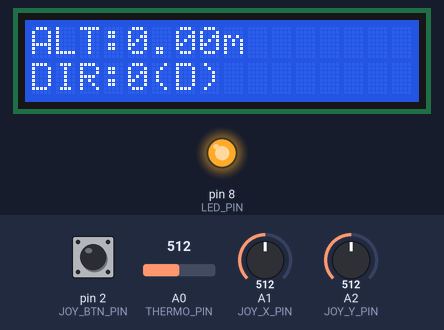
Bench run of a sketch on a simulated Arduino Uno, built with avr-gcc and run on an emulated ATmega328P. On the bench: 16×2 character LCD, output pins drawn as LEDs (lit = HIGH). The inputs (shaded band) are chosen by the test bench; at power-on: A2 (JOY_Y_PIN) = 512, A1 (JOY_X_PIN) = 512, pin 2 (JOY_BTN_PIN) HIGH, A0 (THERMO_PIN) = 512. What the sketch prints to the serial monitor is not drawn.

Above: at 3.6 s.
3.7 s: A2 (JOY_Y_PIN) set to 420
5.2 s: A2 (JOY_Y_PIN) set to 395
At 6.9 s:
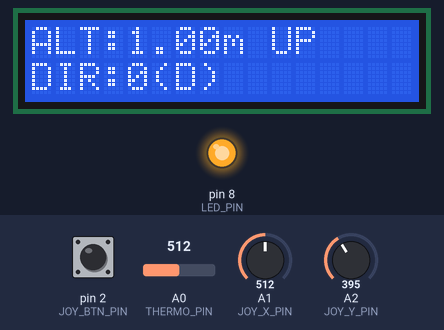
8.2 s: A1 (JOY_X_PIN) set to 496
At 9.6 s:
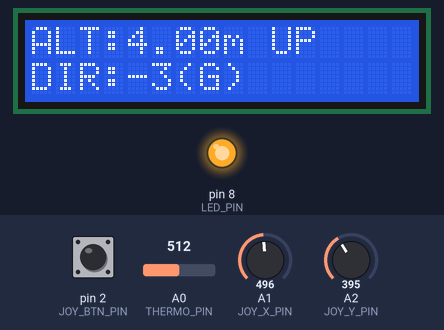
11.2 s: pin 2 (JOY_BTN_PIN) pulled LOW for 1 s
At 12.4 s:
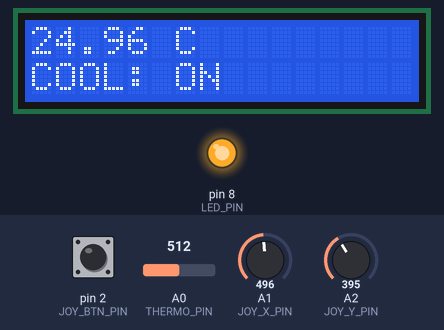
13.7 s: A0 (THERMO_PIN) set to 578
At 15.0 s:
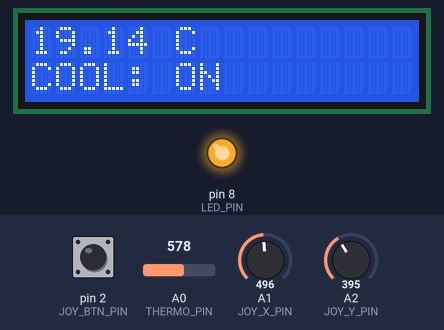
15.3 s: A0 (THERMO_PIN) set to 608
At 15.9 s:
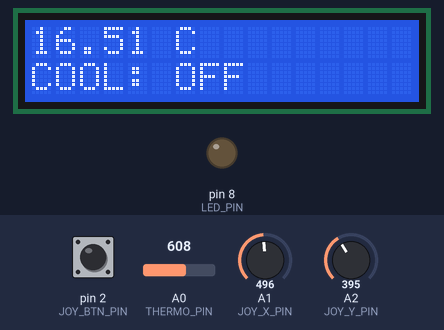
Timing chart, 0 to 17.8 s (numbered marks = the images above; inputs shaded):
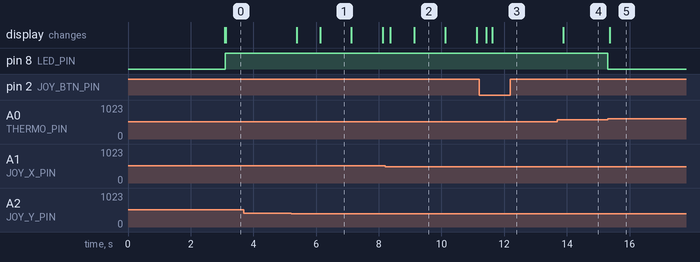

Measured:
- the behaviour switches between 412 and 411 on A2 (JOY_Y_PIN) (found by bisection; images 0 and 1)
- the behaviour switches between 512 and 511 on A1 (JOY_X_PIN) (found by bisection; images 1 and 2)
- the behaviour switches between 591 and 592 on A0 (THERMO_PIN) (found by bisection; images 4 and 5)
- after the input at 3.7 s, every drawn part: stays the same
- after the input at 5.2 s, the display: first changes after 0.18 s (image 1 shows a later state)
- after the input at 8.2 s, the display: first changes after 0.17 s (image 2 shows a later state)
- after the input at 11.2 s, the display: first changes after 0.23 s (image 3 shows a later state)
- after the input at 13.7 s, the display: changes after 0.18 s (image 4)
- after the input at 15.3 s, pin 8 (LED_PIN): HIGH → LOW at once; the display: changes after 0.07 s (image 5)

The sketch:

0sx_labo_03.ino
```cpp
//Labo 3 : Michaël Allard : 6268332
#include <LCD_I2C.h>

const unsigned long STUDENT_ID = 6268332;
const String LAST_NAME = "Allard";

const int THERMO_PIN = A0;
const int JOY_X_PIN = A1;
const int JOY_Y_PIN = A2;
const int JOY_BTN_PIN = 2;
const int LED_PIN = 8;

const unsigned long BOUNCE_DELAY = 200;
const unsigned long SERIAL_INTERVAL = 100;
const unsigned long LCD_INTERVAL = 250;
const unsigned long ALT_INTERVAL = 1000;
const unsigned long STARTUP_DELAY = 3000;

const int JOY_DEADZONE = 100;
const int JOY_CENTER = 512;

const float THERMO_RE = 10000.0;
const float CO_1 = 1.129148e-03;
const float CO_2 = 2.34125e-04;
const float CO_3 = 8.76741e-08;

const float MAX_ALT = 200.0;
const float TEMP_COOL_ON = 20.0;
const float TEMP_COOL_OFF = 18.0;

enum LcdScreen {
  PAGE_JOYSTICK,
  PAGE_COOL_SYS
};

byte customChar[8] = {
  0b11000,
  0b00100,
  0b11100,
  0b00111,
  0b11001,
  0b00111,
  0b00100,
  0b00111
};

LCD_I2C lcd(0x27, 16, 2);

static LcdScreen currentPage = PAGE_JOYSTICK;
static bool startupDone = false;
static bool systemOn = false;

static float altitude = 0.0;
static int angleDir = 0;
static int rawX = JOY_CENTER;
static int rawY = JOY_BTN_PIN;
static float temperature = 0.0;

static int lastBtnState = HIGH;
static int btnState = HIGH;

static unsigned long lastBtnChange = 0;
static unsigned long lastSerial = 0;
static unsigned long lastLdc = 0;
static unsigned long lastAlt = 0;
static unsigned long startupTime = 0;

void setup() {
  Serial.begin(115200);
  pinMode(LED_PIN, OUTPUT);
  pinMode(JOY_BTN_PIN, INPUT_PULLUP);

  lcd.begin();
  lcd.backlight();
  lcd.createChar(0, customChar);

  displayStartup();
  startupTime = millis();
}

void loop() {
  if(!startupDone) {
    if(millis() - startupTime >= STARTUP_DELAY) {
      startupDone = true;
      lcd.clear();
    }
    return;
  }

  joystickManagement();
  altitudeManagement();
  thermoManagement();
  buttonManagement();
  lcdManagement();
  serialManagement();
}

void displayStartup() {
  lcd.clear();
  lcd.setCursor(0, 0);
  lcd.print(LAST_NAME);

  String id = String(STUDENT_ID);
  String masked = "";

  for(int i = 0; i < id.length() - 2; i++) masked += "*";
  masked += id.substring(id.length() - 2);

  lcd.setCursor(0, 1);
  lcd.write(byte(0));

  int col = 16 - masked.length();
  lcd.setCursor(col, 1);
  lcd.print(masked);
}

void joystickManagement() {
  rawX = analogRead(JOY_X_PIN);
  rawY = analogRead(JOY_Y_PIN);
  angleDir = map(rawX, 0, 1023, -90, 90);
}

void altitudeManagement() {
  if(millis() - lastAlt < ALT_INTERVAL) return;

  float deltaTime = (millis() - lastAlt) / 1000.0;
  lastAlt = millis();

  if(rawY < JOY_CENTER - JOY_DEADZONE) {
    altitude = min(altitude + 1.0 * deltaTime, MAX_ALT);
  }
  else if(rawY > JOY_CENTER + JOY_DEADZONE) {
    altitude = max(altitude - 1.0 * deltaTime, 0.0);
  }
}

void thermoManagement() {
  int raw = analogRead(THERMO_PIN);

  float resistance = (THERMO_RE * raw) / (1023.0 - raw + 0.001);
  float logRe = log(resistance);
  float tempRaw = 1.0 / (CO_1 + CO_2 * logRe + CO_3 * pow(logRe, 3));

  temperature = tempRaw - 273.15;

  if(temperature > TEMP_COOL_ON) systemOn = true;
  if(temperature < TEMP_COOL_OFF) systemOn = false;

  digitalWrite(LED_PIN, systemOn ? HIGH : LOW);
}

void buttonManagement() {
  int currentBtnState = digitalRead(JOY_BTN_PIN);

  if(currentBtnState != lastBtnState) lastBtnChange = millis();

  if((millis() - lastBtnChange) > BOUNCE_DELAY && currentBtnState != btnState) {
    btnState = currentBtnState;
    if(currentBtnState == LOW) {
      currentPage = (currentPage == PAGE_JOYSTICK) ? PAGE_COOL_SYS : PAGE_JOYSTICK;
      lcd.clear();
    }
  }

  lastBtnState = currentBtnState;
}

void lcdManagement() {
  if(millis() - lastLdc < LCD_INTERVAL) return;
  lastLdc = millis();

  switch (currentPage) {
    case PAGE_JOYSTICK: lcdPageJoystick(); break;
    case PAGE_COOL_SYS: lcdPageCoolingSystem(); break;
  }
}

void lcdPageJoystick() {
  String direction;

  if(rawY < JOY_CENTER - JOY_DEADZONE) direction = "UP";
  else if(rawY > JOY_CENTER + JOY_DEADZONE) direction = "DOWN";
  else direction = "";

  lcdPrint("ALT:" + String(altitude) + "m " + direction, 0);
  lcdPrint("DIR:" + String(angleDir) + "(" + String(angleDir < 0 ? "G" : "D") + ")", 1);
}

void lcdPageCoolingSystem() {
  lcdPrint(String(temperature) + " C", 0);
  lcdPrint("COOL: " + String(systemOn ? "ON" : "OFF"), 1);
}

void lcdPrint(String text, int row) {
  while(text.length() < 16) text += " ";
  lcd.setCursor(0, row);
  lcd.print(text);
}

void serialManagement() {
  if(millis() - lastSerial < SERIAL_INTERVAL) return;
  lastSerial = millis();

  Serial.print("etd:" + String(STUDENT_ID) + ",x:" + String(rawX) + ",y:" + String(rawY) + ",sys:");
  Serial.println(systemOn ? 1 : 0);
}
```
